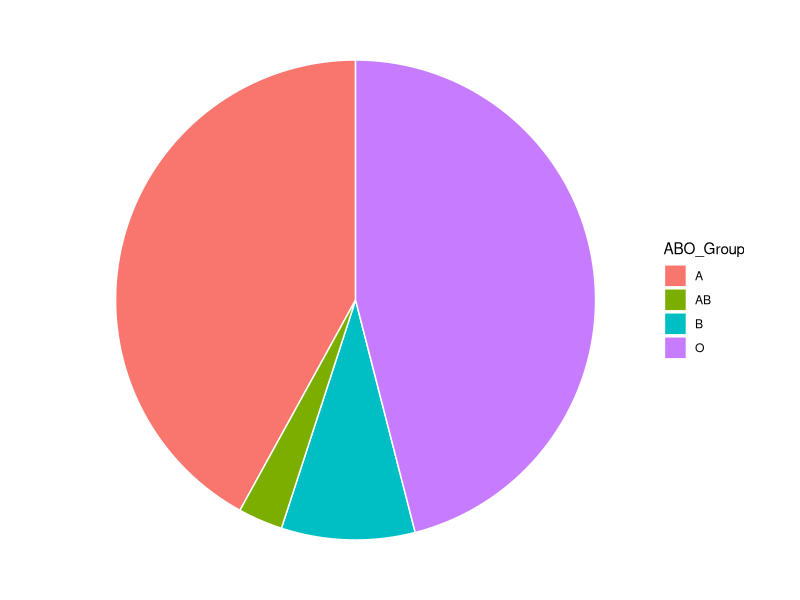
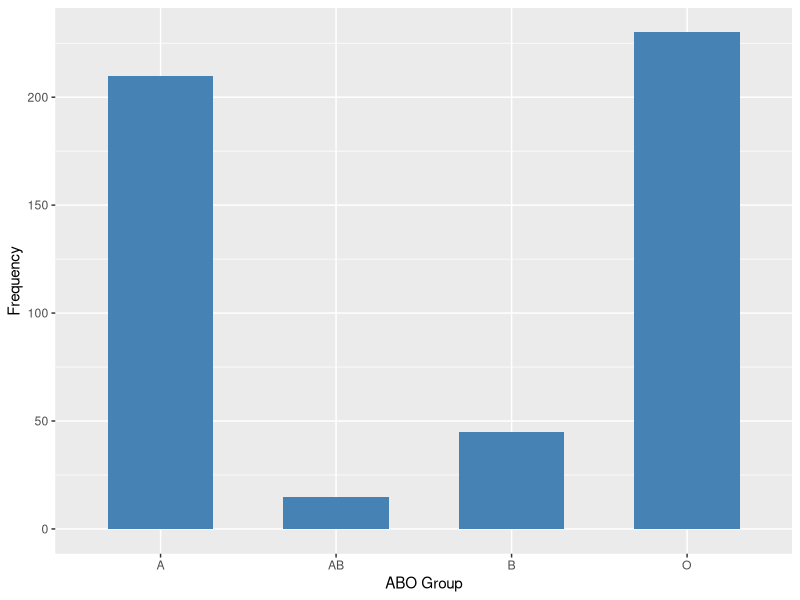
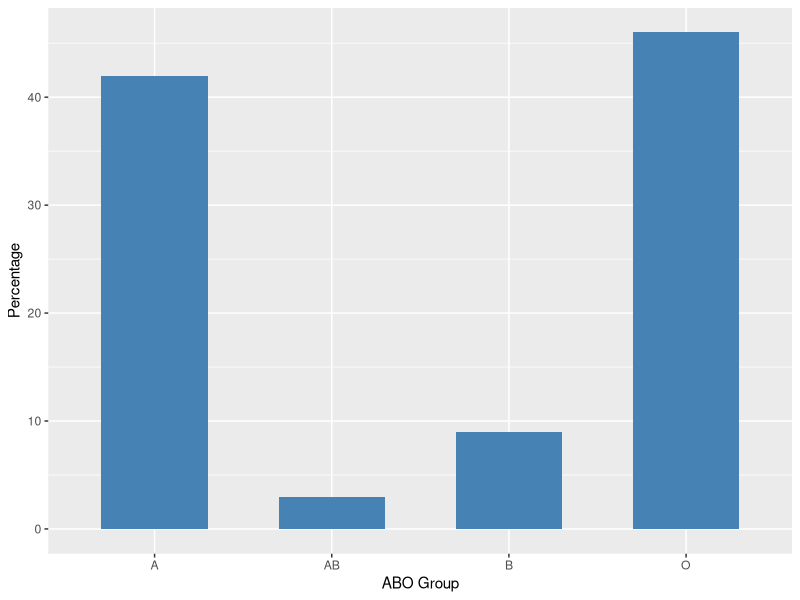
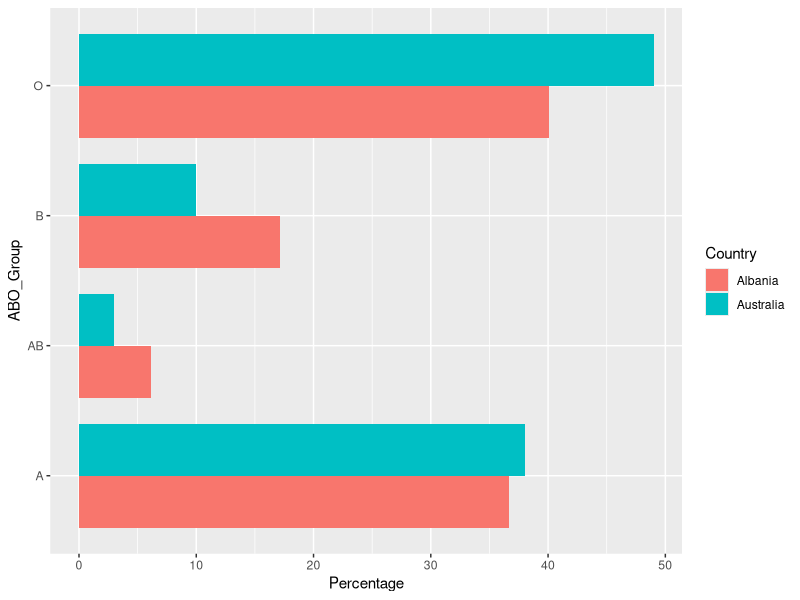

Write the R code that produced these figures, in order.
## ---- chunk 1
library(dplyr)
library(ggplot2)

data <- data.frame(ABO_Group = c("A", "B", "AB", "O"), value = c(210, 45, 15, 230)) %>%
  mutate(prop = value / sum(value) * 100)

ggplot(data = data, aes(x = "", y = prop, fill = ABO_Group)) + 
  geom_bar(stat = "identity", width = 1, color = "white") + 
  coord_polar("y", start = 0) + 
  theme_void()
## ---- chunk 2

ggplot(data, aes(ABO_Group, value)) + 
  geom_bar(stat = "identity", fill = "steelblue", width = 0.6) + 
  labs(x = "ABO Group", y = "Frequency")
## ---- chunk 3
ggplot(data, aes(ABO_Group, prop)) + 
  geom_bar(stat = "identity", fill = "steelblue", width = 0.6) + 
  labs(x = "ABO Group", y = "Percentage")
## ---- chunk 4
library(tidyr)

data <- data.frame(ABO_Group = c("A", "B", "AB", "O"), 
                   Albania = c(36.7, 17.1, 6.1, 40.1), 
                   Australia = c(38, 10, 3, 49)) %>%
  pivot_longer(!ABO_Group, names_to = "Country", values_to = "Percentage")

ggplot(data, aes(ABO_Group, Percentage, fill = Country)) + 
  geom_bar(stat = "identity", position = "dodge", width = 0.8) + 
  coord_flip()
